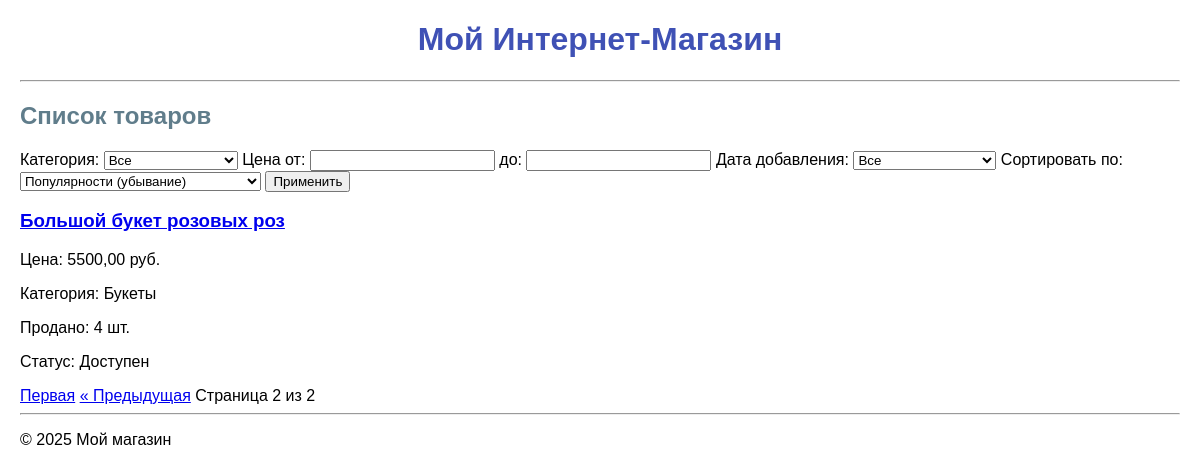
Screenshot of /?page=2 with the database file from the repository.
### shop/models.py (models this page shows, shortened)
class Product(models.Model):
    CATEGORY_CHOICES = [
        ('bouquet', 'Букеты'),
        ('single', 'Одиночные цветы'),
        ('composition', 'Композиции'),
    ]
    name = models.CharField(
        max_length=255,
        verbose_name="Название"
    )
    price = models.DecimalField(
        max_digits=10,
        decimal_places=2,
        verbose_name="Цена"
    )
    category = models.CharField(
        max_length=50,
        choices=CATEGORY_CHOICES,
        verbose_name="Категория"
    )
    created_at = models.DateTimeField(
        auto_now_add=True,
        verbose_name="Дата добавления"
    )
    quantity_sold = models.PositiveIntegerField(
        default=0,
        verbose_name="Количество реализованных заказов"
    )
    available_quantity = models.PositiveIntegerField(
        default=0,
        verbose_name="Количество доступное для заказа"
    )
    description = models.TextField(
        verbose_name="Описание",
        blank=True
    )
    image = models.ImageField(
        upload_to='products/',
        verbose_name="Изображение",
        blank=True
    )
    @property
    def is_available(self):
        return self.available_quantity > 0
    def get_availability_status(self):
        return "Доступен" if self.is_available else "Не доступен"

### shop/views.py (the view, shortened to what this page needs)
# urls.py: path('', product_list, name='product_list'),  # главная страница со списком товаров
def product_list(request):
    from django.core.paginator import Paginator
    sort_by = request.GET.get('sort_by', '-quantity_sold')
    page_number = request.GET.get('page', '1')
    qs = Product.objects.all()
    category = request.GET.get('category', '').strip()
    if category:
        qs = qs.filter(category=category)
    min_price = request.GET.get('min_price', '').strip()
    if min_price:
        try:
            qs = qs.filter(price__gte=float(min_price))
        except ValueError:
            pass
    max_price = request.GET.get('max_price', '').strip()
    if max_price:
        try:
            qs = qs.filter(price__lte=float(max_price))
        except ValueError:
            pass
    date_range = request.GET.get('date_range', '').strip()
    if sort_by:
        qs = qs.order_by(sort_by)
    paginator = Paginator(qs, 10)
    page_obj = paginator.get_page(page_number)
    context = {
        'products': page_obj,  # товары на текущей странице
        'page_obj': page_obj,  # для шаблона
    }
    return render(request, 'shop/product_list.html', context)

### shop/templates/shop/product_list.html (shortened to what this page needs)
{% extends 'shop/base.html' %}
{% load static %}
{% block content %}
<h2>Список товаров</h2>
<form id="filter-form" method="GET">
    <label for="category">Категория:</label>
    <select name="category" id="category">
        <option value="">Все</option>
    </select>
    <label for="min_price">Цена от:</label>
    <input type="number" name="min_price" id="min_price" step="0.01">
    <label for="max_price">до:</label>
    <input type="number" name="max_price" id="max_price" step="0.01">
    <label for="date_range">Дата добавления:</label>
    <select name="date_range" id="date_range">
        <option value="">Все</option>
    </select>
    <label for="sort_by">Сортировать по:</label>
    <select name="sort_by" id="sort_by">
        <option value="-quantity_sold">Популярности (убывание)</option>
    </select>
    <button type="submit">Применить</button>
</form>
<div id="product-list">
    {% if products %}
        {% for product in products %}
            <div class="product">
                <h3>
                    <a href="{% url 'product_detail' product.id %}">
                        {{ product.name }}
                    </a>
                </h3>
                <p>Цена: {{ product.price|floatformat:2 }} руб.</p>
                <p>Категория: {{ product.get_category_display }}</p>
                <p>Продано: {{ product.quantity_sold }} шт.</p>
                <p>Статус: {{ product.get_availability_status }}</p>
            </div>
        {% endfor %}
    {% else %}
        <p>Товаров пока нет.</p>
    {% endif %}
</div>
<div class="pagination" id="pagination-block">
    {% if page_obj and page_obj.paginator.num_pages > 1 %}
        {% if page_obj.has_previous %}
            <a href="?page=1">Первая</a>
            <a href="?page={{ page_obj.previous_page_number }}">« Предыдущая</a>
        {% endif %}
        <span>Страница {{ page_obj.number }} из {{ page_obj.paginator.num_pages }}</span>
    {% endif %}
</div>
{% endblock %}

### static/shop/css/styles.css (style rules this page uses)
body { font-family: Arial, sans-serif; margin: 20px; }
h2 { color: #607d8b; }

### rows the page displays
Product: name "Большой букет розовых роз", price "5500,00", category "Букеты", quantity_sold "4", get_availability_status "Доступен"

### other values shown
{{ page_obj.number }} "2"
{{ page_obj.paginator.num_pages }} "2"
